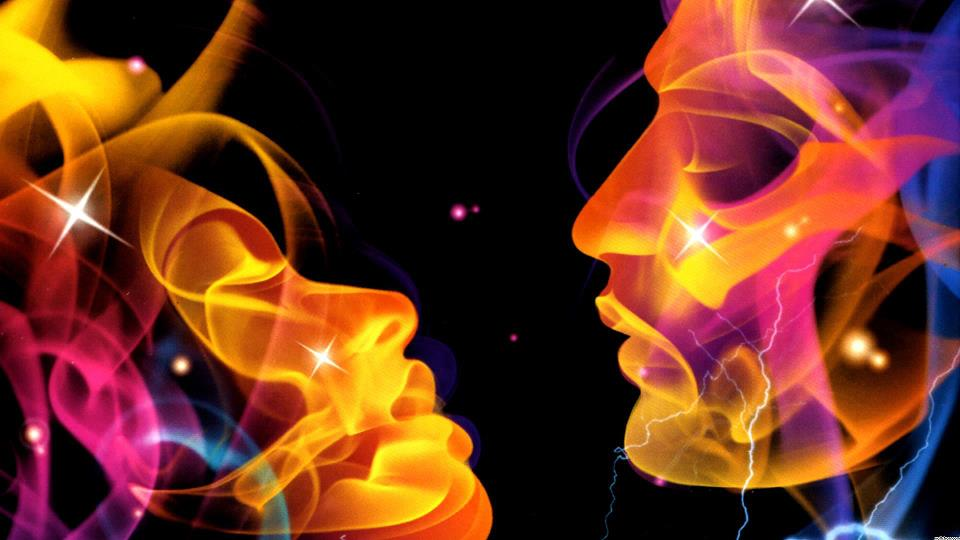
#> input picture Avanzado/Miércoles/SciPySymPy/muse.jpg, 960 x 540 px
$ jupyter execute ClaseSciPy.ipynb   (shell and % lines are left out)   (older library calls are emulated)
#> lines starting #> are read from the running program, lines starting #| are printed output that depends on the picture
## SciPy

SciPy es una biblioteca científica para python de código abierto, útil para matemáticas, ciencias e ingeniería. Esta bibloteca depende de NumPy, que permite manipular arreglos multidimensionales de manera sencilla.

La documentación se encuentra en: [https://www.scipy.org/](https://www.scipy.org/)

Se organiza en distintos subpaquetes, entre ellos:
* scipy.constants: Incluye constantes matemáticas y físicas
* scipy.fftpack: Para transformadas de Fourier
* scipy.integrate: Incluye rutinas de integración
* scipy.interpolate: Incluye rutinas de interpolación
* scipy.stats: Incluye funciones estadísticas
* Etcétera, etcétera, etcétera...

Si tenemos instalado Anaconda, entonces se habrá instalado también SciPy junto con NumPy, Pandas y otros paquetes que vienen por default.
Todas las funciones de NumPy estan disponibles a través de SciPy, y no es necesario importar de manera explícita NumPy una vez que hemos importado SciPy.

El objetivo principal de NumPy es el llamado arreglo multidimensional homogéneo: una tabla de elementos que son del mismo tipo, indexados por una tupla de enteros positivos.

# SciPy Constants Package

Este paquete contiene varias constantes útiles, las cuales se muestran a continuación:

[cell 1]
from scipy.constants import find,pi,atm,speed_of_light,Planck,G,e,m_e,light_year,Avogadro

print(" pi = %.19f"%pi)
print(" pi = %.4f"%pi)
print(" pi = %.2f"%pi)
print(" pi = %.40f"%pi)
print("Velocidad de la luz en el vacío: ",speed_of_light)
print("Constante de Planck: ",Planck)
print("Constante gravitacional de Newton: ",G)
print("Carga elemental: ",e)
print("Masa de un electrón: ",m_e)
print("Constante de Avogadro: ",Avogadro)
print("Año luz en metros: ", light_year)
print("Atmósfera en pascales: ",atm)

[cell 2]
#También podemos buscar las constantes que nos interesen...
import scipy.constants
dir(scipy.constants)

# Transformada de Fourier

La transformada de Fourier se realiza con la finalidad de pasar al dominio de la frecuencia señales que originalmente se encuentran en el dominio del tiempo. Se trata de una transformación reversible, es decir, si transformamos una señal en el dominio del tiempo y la pasamos al dominio de la frecuencia, es posible hacer la operación inversa y regresarla al dominio del tiempo.

Su cálculo con ayuda de SciPy es muy sencillo, y basta con utilizar un vector con los valores de nuestra señal muestreada para calcular su transformada de Fourier y poder hacer los análisis que necesitemos en el dominio de la frecuencia. De igual manera, es posible hacer la transformada inversa de Fourier. Tanto la transformada como la antitransformada se calculan mediante el algoritmo de la transformada rápida de Fourier (fft).

[cell 3]
from scipy.fftpack import fft,ifft
from numpy import array

x = array([1.0,2.0,1.0,-1.0,1.5])
#Calculamos la transformada rápida de Fourier con fft
y = fft(x)
print(len(y))
print("Vector original: ",x)
print("Transformada de Fourier: ",y)
xdenuevo = ifft(y)
print("Señal original: ",xdenuevo)

# SciPy Integrate

Cuando una función no se puede integrar de forma analítica o simplemente nos queremos evitar la fatiga (o necesitamos hacerlo), generalmente se recurre a los métodos numéricos de integración. Muchos de ellos se encuentran en la librería scipy.integrate.

[cell 4]
import scipy.integrate
from numpy import exp
f= lambda x:exp(-x**2)
#Con quad realizamos integraciones simples
#El primer argumento es la función, y posteriormente el rango de integración
i = scipy.integrate.quad(f, 0, 1)
print(i)
#El resultado regresa dos valores:
#El primero es el resultado de la integración
#El segundo es el error absoluto estimado.

Ahora, veremos como resolver una integral doble, por ejemplo:

[cell 5]
from math import sqrt
f = lambda x,y:2*x*y
g = lambda x : sqrt(x)
h = lambda x : 1+x
#La integración doble tiene el siguiente formato:
#scipy.integrate.dblquad(función,limiteinferior1, limitesuperior1, limiteinferior2,limitesuperior2)
i = scipy.integrate.dblquad(f,0,1,g,h)
print(i)

Y una integral triple, como:

[cell 6]
from numpy import cos, sin, Inf, pi
f2 = lambda x,y,z : (x**2)*y*(cos(pi*z)+2)
j = scipy.integrate.tplquad(f2,0,5,0,2,0,3)
print(j)

[cell 7]
#Para ver todos los métodos disponibles scipy.integrate
dir(scipy.integrate)

# SciPy Interpolate

Una interpolación es el preceso de encontrar un valor en medio de dos puntos dados. Pueden ser dos puntos de una recta o de una curva. Para ejemplificarlo con Python, haremos el siguiente programa.

[cell 8]
import numpy as np
from scipy import interpolate
import matplotlib.pyplot as plt

#Obtenemos un vector de 12 elementos con números del 0 al 4
x = np.linspace(0,4,12)
y = np.cos(((x**2)/3)+4)
print( x)
print(y)

[cell 9]
plt.plot(x,y,'o')
plt.show()
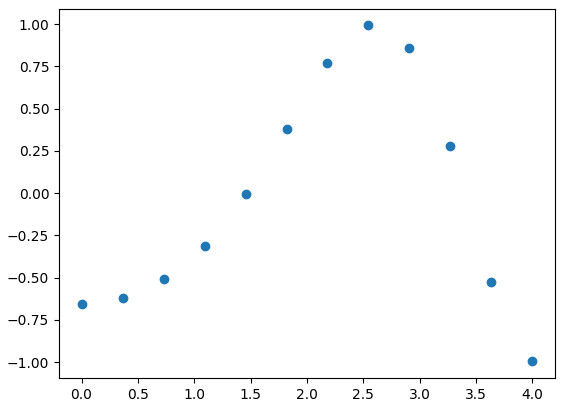
#> figure drawn by matplotlib, 1 panel; curve peaks at x = 2.55, y = 0.992

[cell 10]
#Para hacer una interpolación en una dimensión la clase interp1d es muy útil
#Nos permite crear una función basados en el ajuste de una serie de puntos dados
# Para crear una función interpolada con la información de arriba:
f1 = scipy.interpolate.interp1d(x,y,kind='linear')
f2 = scipy.interpolate.interp1d(x,y,kind='cubic')

print(f1(.464)) #Para una entrada x, devuelve un valor y

xnueva = np.linspace(0,4,30)
plt.plot(x,y,'o',xnueva,f1(xnueva),'-',xnueva,f2(xnueva),'--')
plt.legend(['datos','interp. lineal','interp. cúbica'])
plt.show()
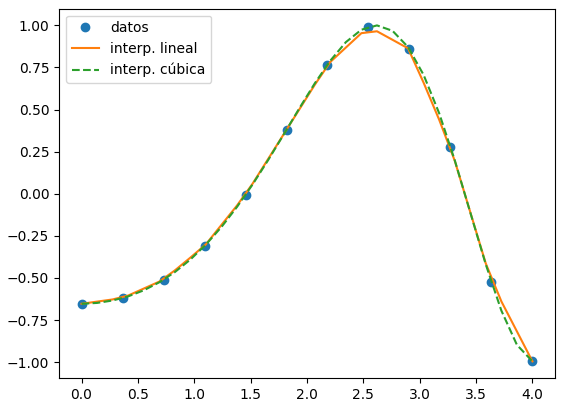
#> figure drawn by matplotlib, 1 panel; curve peaks at x = 2.55, y = 0.992; curve peaks at x = 2.62, y = 0.965; curve peaks at x = 2.62, y = 1

Un spline, hablando de matemáticas, es una curva diferenciable definida en porciones mediante polinomios.

Es posible usar splines en python para interpolar y representar datos, la clase UnivariateSpline es un método conveniente para crear una función basada en el ajuste de datos brindados.

[cell 11]
x = np.linspace(-3, 3, 50)
y = np.exp(-x**2) + 0.1 * np.random.randn(50)
print(len(y))
plt.plot(x, y, 'ro', ms = 5)
plt.show()
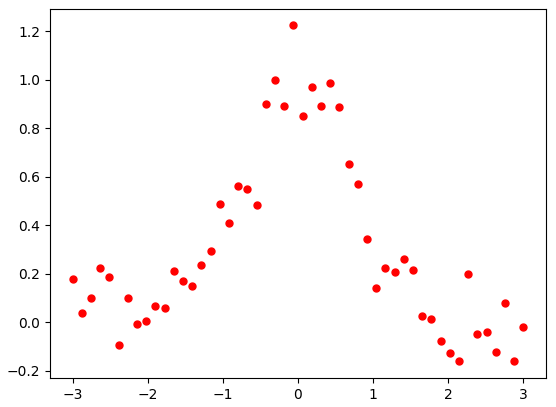
#> figure drawn by matplotlib, 1 panel; curve peaks at x = -0.0612, y = 1.22

[cell 12]
sp1 = scipy.interpolate.UnivariateSpline(x,y)
x2 =  np.linspace(-3,3,1000)
plt.plot(x2,sp1(x2),'g',lw=3)
plt.show()
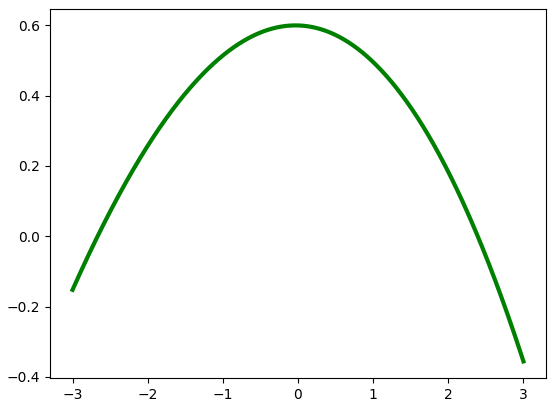
#> figure drawn by matplotlib, 1 panel; curve peaks at x = -0.033, y = 0.6

[cell 13]
sp1.set_smoothing_factor(1) #Modificando este argumento, podemos hacer una curva más o menos suavizada
plt.plot(x2, sp1(x2), 'b')
plt.show()
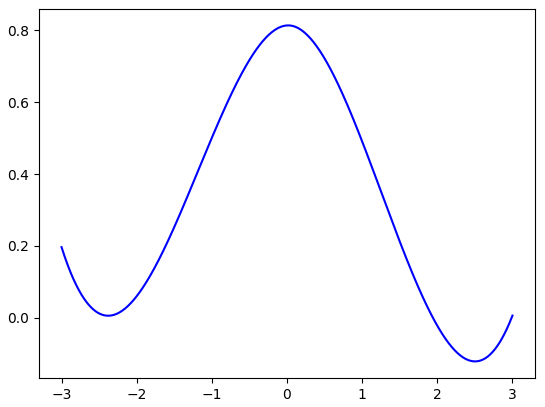
#> figure drawn by matplotlib, 1 panel; curve peaks at x = 0.015, y = 0.813

# SciPy LinAlg

Este paquete contiene una multitud de rutinas útiles para algebra lineal. La diferencia entre linalg de SciPy y linalg de NumPy es que SciPy contiene algunas funciones avanzadas que no están presentes en numpy.linalg, además de que la versión de SciPy puede llegar a ser más veloz.

[cell 14]
#Vamos a solucionar las ecuaciones simultáneas:
# 3x + 2y = 2
# 1x - 1y = 4
# 5y + 1z = -1

from scipy import linalg

#Primero hay que declarar los siguientes arrays con ayuda de numpy
a = np.array([[3,2,0],[1,-1,0],[0,5,1]])
b = np.array([2,4,-1])

#Ahora hay que pasar los valores para resolver
x = linalg.solve(a,b)
print(x)

[cell 15]
#Ahora vamos a calcular el determinante de una matriz cuadrada
A = np.array([[1,2,13],[3,4,8],[5,2,12]])
x = linalg.det(A)
print(x)

[cell 16]
#También podemos obtener los eigen-vectores y eigen-valores de una matriz:
B = np.array([[1,2],[3,4]])

l,v = linalg.eig(B)

#Eigenvalores
print(l)
#EigenVectores
print(v)

# Ndimage

Este módulo está dedicado al procesamiento de imágenes.

[cell 17]
from scipy import misc
import imageio
key = imageio.imread("muse.jpg")
#> key is the input picture: shape (540, 960, 3); mean R, G, B 108, 51.6, 31.4
#key = misc.imread("muse.jpg")

plt.imshow(key)
plt.show()

[cell 18]
dimensiones = key.shape
#> dimensiones = (540, 960, 3)
print(dimensiones)
#| (540, 960, 3)

[cell 19]
from scipy import misc,ndimage
rotate_muse = ndimage.rotate(key,45)
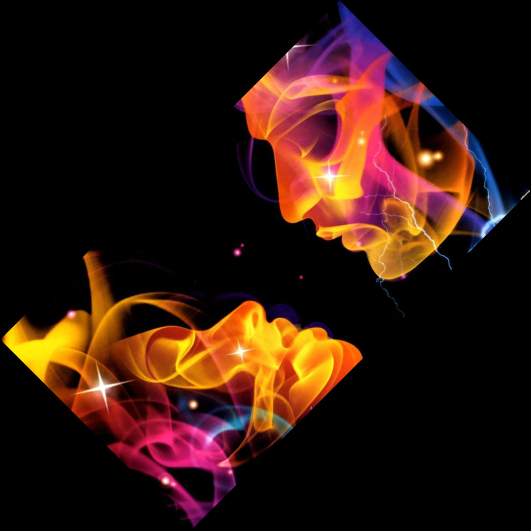
#> rotate_muse: shape (1061, 1061, 3) (shown at 1/2 size); mean R, G, B 49.7, 23.7, 14.5
plt.imshow(rotate_muse)
plt.show()

[cell 20]
crop_muse = key[0:240, 0:500]
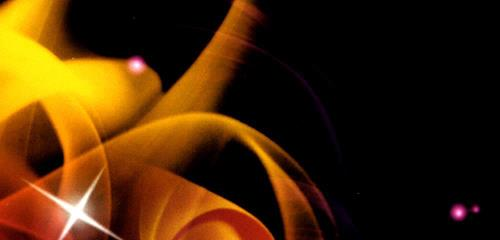
#> crop_muse: shape (240, 500, 3); mean R, G, B 71.3, 40.1, 5.9
plt.imshow(crop_muse)
plt.show()
